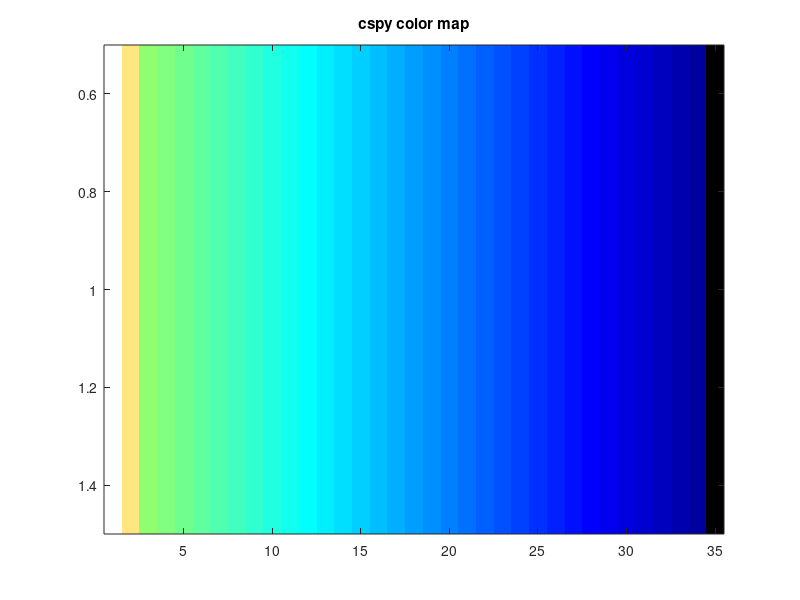

Recreate this plot in MATLAB.
function [s,M,H] = cspy (A,res)
%CSPY plot a matrix in color.
%   cspy(A) plots a matrix, in color, with a default resolution of
%   256-by-256.  cspy(A,res) changes the resolution to res.  Zero entries are
%   white.  Entries with tiny absolute value are light orange.  Entries with
%   large magnitude are black.  Entries in the midrange (the median of the
%   log10 of the nonzero values, +/- one standard deviation) range from light
%   green to deep blue.  With no inputs, the color legend of cspy is plotted.
%   [s,M,H] = cspy(A) returns the scale factor s, the image M, and colormap H.
%
%   The matrix A can be full or sparse, and either numeric (float, single,
%   integer) or character type, and either complex or real.
%
%   Example
%       A = delsq (numgrid ('L', 10)) ;
%       cspy (A) ;
%
%   See also CS_DMSPY, SPY.

% Copyright 2006-2012, Timothy A. Davis, http://www.suitesparse.com

if nargin < 2
    res = 256 ;
end

h = jet (64) ;
h = h (64:-1:1,:) ;
h = h (30:end,:) ;
hmax = size (h,1) ;

h (1,:)  = [1 1 1] ;    % white for zero
h (2,:)  = [1 .9 .5] ;  % light orange for tiny entries
h (hmax,:) = [0 0 0] ;  % black for very large entries
colormap (h) ;

if (nargin == 0)
    image (1:hmax) ;
    title ('cspy color map') ;
    return
end

% convert complex, integers, and strings to real float
if (~isreal (A) | ~isa (A, 'float') | ~issparse (A))                       %#ok
    A = sparse (abs (float (A))) ;
end

[m1 n1] = size (A) ;
if (m1 == 0 | n1 == 0)                                                      %#ok
    A (1,1) = 0 ;
end
[m1 n1] = size (A) ;

S = cs_thumb (A,res) ;      % get the thumbnail of the matrix
[m n] = size (S) ;
[i j x] = find (S) ;
x = log10 (x) ;

if (isempty (x))
    S = zeros (size (S)) ;
else
    med = median (x) ;
    sdev = std (x) ;
    big = med + sdev ;
    tiny = med - sdev ;
    imid = find (x > tiny & x < big) ;
    itiny = find (x <= tiny) ;
    ibig = find (x >= big) ;
    x (imid) = 1 + ceil ((hmax-2) * (x (imid) - tiny) / (big - tiny)) ;
    x (itiny) = 1 ;                                                         %#ok
    x (ibig) = hmax-1 ;                                                     %#ok
    S = full (1 + sparse (i,j,x,m,n)) ;

%   title (sprintf ('tiny: %-8.2g   median: %-8.2g   big: %-8.2g\n', ...
%       10^tiny, 10^med, 10^big)) ;
end

% draw the matrix
image (S) ;
axis equal ;
axis ([-1 n+1 -1 m+1]) ;
axis off

% draw a box around the whole matrix
e = ceil (max (m1,n1) / max (m,n)) ;    % scale factor
hold on
drawbox (1,m1+1,1,n1+1,'k',1,e) ;
hold off

% return results
if (nargout > 0)
    s = e ;
end
if (nargout > 1)
    M = S ;             % image
end
if (nargout > 2)
    H = h ;             % colormap
end

